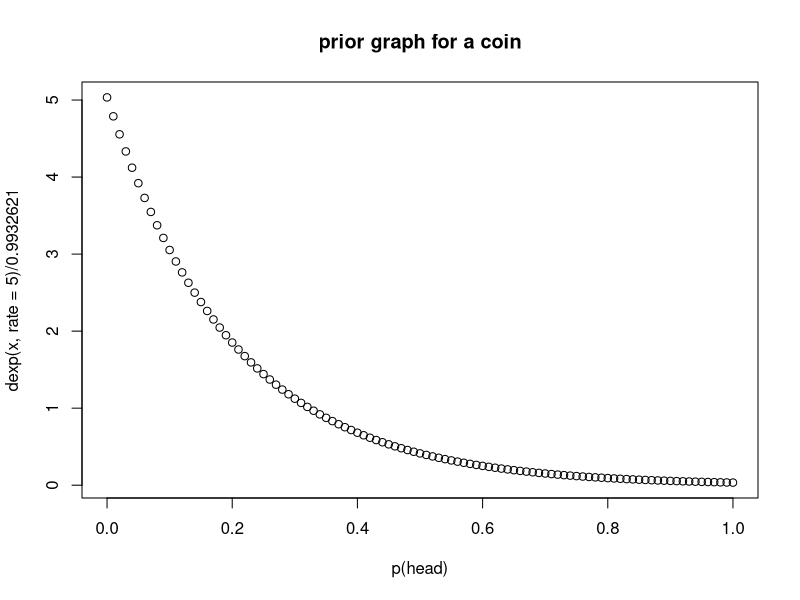

R code for this plot: (Note: this script raises an error after producing the figure.)

#Name: Mayuri Patel
#Email: mpate131@uncc.edu
#title: "Lab4_AdvStats"


#(1A)  Plot the prior graph for a situation for a coin where the prior belief for p(head) is represented by the following R code :
  
      #dexp(x, rate =5) / 0.9932621

#for values of 0 <= x <= 1 and 0 otherwise.  (We choose the denominator to make the Integral between 0 and 1 sum to 1).

#Taking the seq from 0 to 1 
x <- seq(0,1,0.01)
#The value for this exp R code is below:
dexp(x, rate =5) / 0.9932621 
#plotting those values with dexp.
plot(x, dexp(x, rate =5) / 0.9932621,main="prior graph for a coin", xlab="p(head)" )


#(1B)  Calculate the posterior graph with both the Metropolis algorithm and grid approximation for a case with 14 heads and 10 tails (where x = prob(head)) . Show the two methods roughly agree.  Compare these to a plot with a posterior for new data of 14 heads and 10 tails with a prior with beta(40,40).
#(So for the observation of 14 heads and 10 tails you will end up with a graph with three plots superimposed: (i) the Metropolis algorithm with an exp prior, (ii) grid approximation with an exp prior and (iii) exact analytical solution from a beta(40,40) prior make the plots different colors so you can visualize them.)

#- Metropolis algorithm:
#piold value is set as 0.5
piOld <- 0.5

#taking number of iterations for this algorithm to run
numIterations <- 500000
#empty variable to save the values of posteriors
posteriorDist <- vector()

#for loop the iteration
for( i in 1:numIterations )
{
  # our prior with 39 heads and 39 tails
  # our new data with 14 heads and 10 tails
  #we are usinf dexp here for prior 
  pOld <- dexp(x, rate =5) / 0.9932621  * dbinom( 14, 24, piOld )
  
  piNew <- piOld + rnorm(1, 0, sd =0.01); #selecting the standard deviation
  #Checking for the pi new values 
  if( piNew > 1) 
    piNew = 1;
  
  if( piNew < 0 ) 
    piNew =0;
  
  pNew <- dexp(x, rate =5) / 0.9932621 * dbinom( 14, 24, piNew )
  #calculating the ratio
  ratio <- pNew / pOld
  
  if( ratio > 1 || ratio >= runif(1) ) 
    piOld = piNew;
  
  #storing the pi old values in posterior
  posteriorDist[i] = piOld;	
  
}
myHist <- hist(posteriorDist,breaks=200, plot=FALSE)

#- Grid approximation:
#taking number of breaks 
numBreaks=200;
posteriorDist_grid <- vector(length=numBreaks) # setting an empty variable to store posterior values
xVals <- seq(0,1,1/numBreaks);

#setting the sum to 0
i <- 1;
sum <- 0;

for( x in xVals )
{
  # our prior with 39 heads and 39 tails
  # our new data with 14 heads and 10 tails
  #we are using prior as dexp
  posteriorDist_grid[i] <- dexp(x, rate =5) / 0.9932621 * dbinom( 14, 24, x)
  sum = sum + posteriorDist_grid[i]; # sum the values of posteriors 
  i <- i + 1;	
}

#- The below plot shows that both the metropolis and grid methods roughly agrees. The x-axis label is prob(head) from 0 to 1. So, for clear visualization of the plot I set the limits of x and y axes.
plot( myHist$mids, myHist$counts/length(posteriorDist),xlim =c(0.2,0.9),ylim=c(0,0.05),col='blue',main= "Posterior Curves", xlab="prob(head)", ylab="posterior") #the midpoints of cells #the number
lines(xVals,posteriorDist_grid/sum,col="red",xlim =c(0.2,0.9),ylim=c(0,0.05))
legend("topleft", legend=c("Metropolis", "Grid"),col=c("blue", "red"), lty=1:2, cex=0.8)

#- Exact analytical solution from a beta(40,40) prior:
#taking number of breaks 
numBreaks1=200;
post_Dist <- vector(length=numBreaks) # setting an empty variable to store posterior values
xValues <- seq(0,1,1/numBreaks1);

i <- 1;
sum1 <- 0; #setting the sum to 0

for( x in xValues )
{
  # our prior with 39 heads and 39 tails
  # our new data with 14 heads and 10 tails
  #we are using the dbeta for exact analytical solution for prior
  post_Dist[i] <- dbeta( x, 40,40 ) * dbinom( 14, 24, x)
  sum1 = sum1 + post_Dist[i]; # sum the values of posteriors
  i <- i + 1;	
}

#- The observation of 14 heads and 10 tails end up with a graph with three plots superimposed:
plot( myHist$mids, myHist$counts/length(posteriorDist),xlim =c(0.2,0.9),ylim=c(0,0.05),col='blue',main= "Posterior Curves", xlab="prob(head)", ylab="posterior") #the midpoints of cells #the number
lines(xVals,posteriorDist_grid/sum,col="red",xlim =c(0.2,0.9),ylim=c(0,0.05))
lines(xValues,post_Dist/sum1, col="green", xlim =c(0.2,0.9),ylim=c(0,0.05))
legend("topleft", legend=c("Metropolis", "Grid","Analytical solution"),col=c("blue", "red","green"), lty=1:2, cex=0.8)

#- The above three plots show that metropolis and grid methods plot closely matches, but these lines differ from the line produced by analytical solution.


#(1C)  Repeat the above calculation but for a case of 583 heads and 417 tails. 
#(You may need to adjust your model step parameters to try and get the grid and Metropolis graphs to match up).  How do the three posterior curves relate to each other now?  Why does this plot look different than the plot in (1B)?
  
#- Metropolis algorithm:
#set the pi old to 0.5
piOld <- 0.5

#setting the iteration
numIterations <- 500000

#empty variable to save the values of posteriors
posteriorDist1 <- vector()

#for loop the iteration
for( i in 1:numIterations )
{
  # our prior with 39 heads and 39 tails
  # our new data with 583 heads and 417 tails
  #we use dexp for prior
  pOld <- dexp(x, rate =5) / 0.9932621 * dbinom(583,1000, piOld )
  
  piNew <- piOld + rnorm(1, 0, sd =0.01);#selecting the standard deviation
  #Checking for the pi new values
  if( piNew > 1) 
    piNew = 1;
  
  if( piNew < 0 ) 
    piNew =0;
  
  pNew <- dexp(x, rate =5) / 0.9932621 * dbinom(583,1000, piNew )
  #calculating the ratio
  ratio <- pNew / pOld
  
  if( ratio > 1 || ratio >= runif(1) ) 
    piOld = piNew;
  
  #storing the pi old values in posterior
  posteriorDist1[i] = piOld;	
  
}
myHist <- hist(posteriorDist1,breaks=200, plot=FALSE)


#- Grid approximation:
#taking number of breaks
numBreaks=900;
posteriorDist_grid1 <- vector(length=numBreaks)# setting an empty variable to store posterior values
xVals <- seq(0,1,1/numBreaks);

#setting the sum to 0
i <- 1;
Sum <- 0;

for( x in xVals )
{
  # our prior with 39 heads and 39 tails
  # our new data with 583 heads and 417 tails
  posteriorDist_grid1[i] <- dexp(x, rate =5) / 0.9932621 * dbinom(583,1000, x)
  Sum = Sum + posteriorDist_grid1[i]; # sum the values of posteriors 
  i <- i + 1;	
}


#- Exact analytical solution from a beta(40,40) prior:
#taking number of breaks 
numBreaks1=900;
post_Dist1 <- vector(length=numBreaks) # setting an empty variable to store posterior values
xValues <- seq(0,1,1/numBreaks1);

i <- 1;
Sum1 <- 0; #setting the sum to 0

for( x in xValues )
{
  # our prior with 39 heads and 39 tails
  # our new data with 583 heads and 417 tails
  #we are using the dbeta for exact analytical solution for prior
  post_Dist1[i] <- dbeta( x, 40,40 ) * dbinom(583,1000, x)
  Sum1 = Sum1 + post_Dist1[i]; # sum the values of posteriors
  i <- i + 1;	
}

#- The observation of 583 heads and 417 tails end up with a graph with three plots superimposed:
plot( myHist$mids, myHist$counts/length(posteriorDist1),xlim =c(0.5,0.7),ylim=c(0,0.05),col='blue',main= "Posterior Curves", xlab="prob(head)", ylab="posterior") #the midpoints of cells #the number
lines(xVals,posteriorDist_grid1/Sum,col="red",xlim =c(0.5,0.7),ylim=c(0,0.05))
lines(xValues,post_Dist1/Sum1, col="green", xlim =c(0.5,0.7),ylim=c(0,0.05))
legend("topleft", legend=c("Metropolis", "Grid","Analytical solution"),col=c("blue", "red","green"), lty=1:2, cex=0.8)
#- From the above plot we can say that all the three plots almost superimpose this is because as the heads and tails value increases from 14,10 (24) to 853, 417(1000) with more data, as per law of large numbers the dbinom approximate the lines of the graph. 














